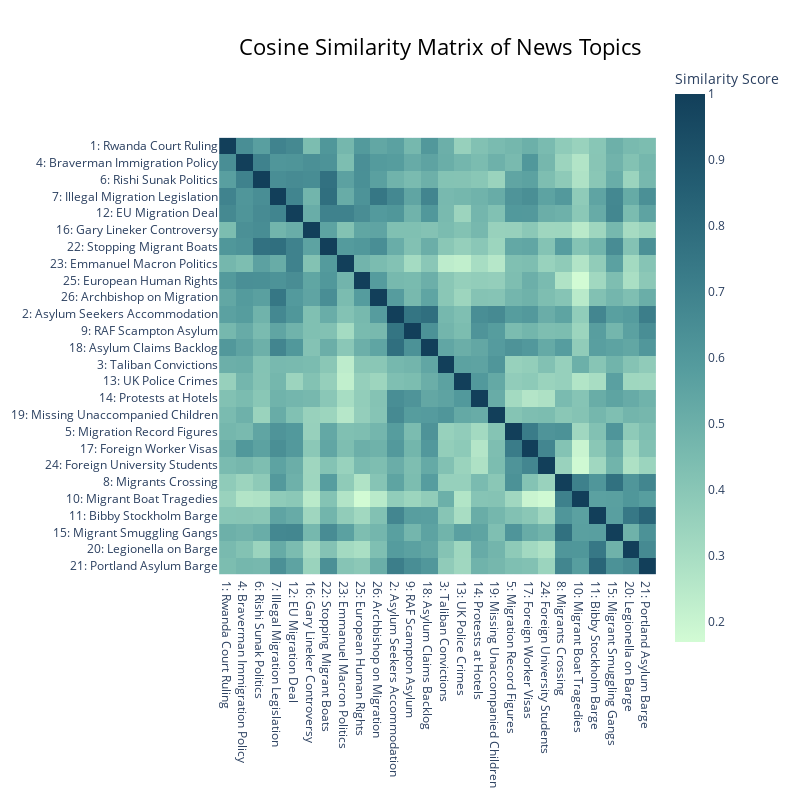

The notebook cell saved with this chart:
### Code cell
fig = news_model.visualize_heatmap(n_clusters=5, custom_labels=True)
fig.update_layout(
    title_text='Cosine Similarity Matrix of News Topics',
    coloraxis=dict(colorscale='Darkmint')  
)
fig.show()

### Figure 1 — Plotly figure (JSON) as saved in the notebook; plotly's stock layout.template omitted (floating-point values rounded to 4 significant figures; data arrays with more than 128 entries replaced by an {"elided": "..."} marker saying what was removed)
{"data": [{"coloraxis": "coloraxis", "hovertemplate": "x: %{x}<br>y: %{y}<br>Similarity Score: %{z}<extra></extra>", "name": "0", "type": "heatmap", "x": ["1: Rwanda Court Ruling", "4: Braverman Immigration Policy", "6: Rishi Sunak Politics", "7: Illegal Migration Legislation", "12: EU Migration Deal", "16: Gary Lineker Controversy", "22: Stopping Migrant Boats", "23: Emmanuel Macron Politics", "25: European Human Rights", "26: Archbishop on Migration", "2: Asylum Seekers Accommodation", "9: RAF Scampton Asylum", "18: Asylum Claims Backlog", "3: Taliban Convictions", "13: UK Police Crimes", "14: Protests at Hotels", "19: Missing Unaccompanied Children", "5: Migration Record Figures", "17: Foreign Worker Visas", "24: Foreign University Students", "8: Migrants Crossing", "10: Migrant Boat Tragedies", "11: Bibby Stockholm Barge", "15: Migrant Smuggling Gangs", "20: Legionella on Barge", "21: Portland Asylum Barge"], "xaxis": "x", "y": ["1: Rwanda Court Ruling", "4: Braverman Immigration Policy", "6: Rishi Sunak Politics", "7: Illegal Migration Legislation", "12: EU Migration Deal", "16: Gary Lineker Controversy", "22: Stopping Migrant Boats", "23: Emmanuel Macron Politics", "25: European Human Rights", "26: Archbishop on Migration", "2: Asylum Seekers Accommodation", "9: RAF Scampton Asylum", "18: Asylum Claims Backlog", "3: Taliban Convictions", "13: UK Police Crimes", "14: Protests at Hotels", "19: Missing Unaccompanied Children", "5: Migration Record Figures", "17: Foreign Worker Visas", "24: Foreign University Students", "8: Migrants Crossing", "10: Migrant Boat Tragedies", "11: Bibby Stockholm Barge", "15: Migrant Smuggling Gangs", "20: Legionella on Barge", "21: Portland Asylum Barge"], "yaxis": "y", "z": {"elided": "26x26 float values"}}], "layout": {"coloraxis": {"colorbar": {"title": {"text": "Similarity Score"}}, "colorscale": [[0, "rgb(210, 251, 212)"], [0.1667, "rgb(165, 219, 194)"], [0.3333, "rgb(123, 188, 176)"], [0.5, "rgb(85, 156, 158)"], [0.6667, "rgb(58, 124, 137)"], [0.8333, "rgb(35, 93, 114)"], [1, "rgb(18, 63, 90)"]]}, "height": 800, "hoverlabel": {"bgcolor": "white", "font": {"family": "Rockwell", "size": 16}}, "legend": {"title": {"text": "Trend"}}, "margin": {"t": 60}, "showlegend": true, "title": {"font": {"color": "Black", "size": 22}, "text": "Cosine Similarity Matrix of News Topics", "x": 0.55, "xanchor": "center", "y": 0.95, "yanchor": "top"}, "width": 800, "xaxis": {"anchor": "y", "constrain": "domain", "domain": [0, 1], "scaleanchor": "y"}, "yaxis": {"anchor": "x", "autorange": "reversed", "constrain": "domain", "domain": [0, 1]}}}
